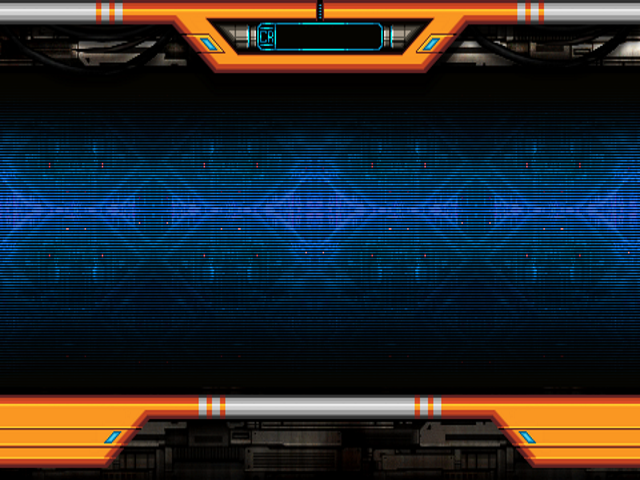

A level layout from a 2D game, rendered from its tile map. Below: a short description, then the map file with tile-grid data replaced by summaries:
An orthogonal 20x15 tile map with 32x32 px tiles, 1 tile layer (BGTiles), 3 tilesets, 1 image layer and 2 objects (menuButton, mousepointer).

<map version="1.4" tiledversion="1.4.2" orientation="orthogonal" renderorder="right-down" width="20" height="15" tilewidth="32" tileheight="32" infinite="0" nextlayerid="10" nextobjectid="20">
 <properties>
  <property name="endingMusic" value="loop" />
 </properties>
 <tileset firstgid="1" source="../tilesets/MenuPartsA.tsx" />
 <tileset firstgid="5" source="../tilesets/MenuButtons.tsx" />
 <tileset firstgid="17" source="../tilesets/Cursor.tsx" />
 <group id="3" name="BackGround">
  <imagelayer id="2" name="BGWallpaper">
   <image source="../images/MenuBG.png" width="640" height="480" />
   <properties>
    <property name="type" value="AnimatedGraphic" />
   </properties>
  </imagelayer>
  <layer id="1" name="BGTiles" width="20" height="15">
   <data>[300 cells, 4 non-empty, 4 distinct tile ids]</data>
  </layer>
 </group>
 <objectgroup id="8" name="Object Layer Buttons">
  <object id="19" name="MenuButton" type="menuButton" gid="10" x="220.838" y="310.888" width="192" height="64">
   <properties>
    <property name="AnimationList" value="menu" />
    <property name="VsCollision" value="mousepointer" />
    <property name="callbackID" value="gameOverToMain" />
   </properties>
  </object>
  <object id="16" name="Cursor" type="mousepointer" gid="17" x="315" y="235" width="32" height="32">
   <properties>
    <property name="AnimationList" value="arrow" />
   </properties>
  </object>
 </objectgroup>
</map>